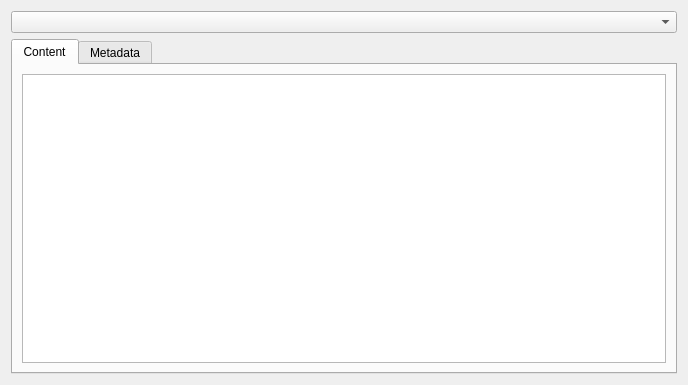
<?xml version="1.0" encoding="UTF-8"?>
<ui version="4.0">
 <class>MainApp</class>
 <widget class="QWidget" name="MainApp">
  <property name="geometry">
   <rect>
    <x>0</x>
    <y>0</y>
    <width>688</width>
    <height>385</height>
   </rect>
  </property>
  <property name="windowTitle">
   <string>Qt Plugin EntryPoint</string>
  </property>
  <layout class="QVBoxLayout" name="verticalLayout">
   <item>
    <widget class="QComboBox" name="comboBox"/>
   </item>
   <item>
    <widget class="QTabWidget" name="tabWidget">
     <property name="currentIndex">
      <number>0</number>
     </property>
     <widget class="QWidget" name="content">
      <attribute name="title">
       <string>Content</string>
      </attribute>
      <layout class="QVBoxLayout" name="verticalLayout_2">
       <item>
        <widget class="QPlainTextEdit" name="contentEdit">
         <property name="readOnly">
          <bool>true</bool>
         </property>
        </widget>
       </item>
      </layout>
     </widget>
     <widget class="QWidget" name="metadata">
      <attribute name="title">
       <string>Metadata</string>
      </attribute>
      <layout class="QVBoxLayout" name="verticalLayout_3">
       <item>
        <widget class="QPlainTextEdit" name="metadataEdit">
         <property name="readOnly">
          <bool>true</bool>
         </property>
        </widget>
       </item>
      </layout>
     </widget>
    </widget>
   </item>
  </layout>
 </widget>
 <resources/>
 <connections/>
</ui>
